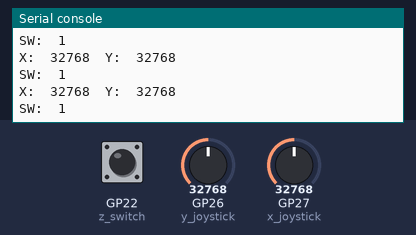
Bench run of a program on a simulated Raspberry Pi Pico running MicroPython. On the bench: the last lines printed to the serial console. The test bench sets the inputs (shaded band); at power-on: GP26 (y_joystick) = 32768, GP27 (x_joystick) = 32768, GP22 (z_switch) HIGH (analog values on the 0–65535 scale).

Above: at 1.2 s.
1.3 s: GP26 (y_joystick) set to 45874
At 1.56 s:
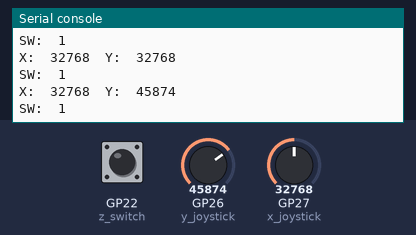
2.8 s: GP27 (x_joystick) set to 45874
At 2.96 s:
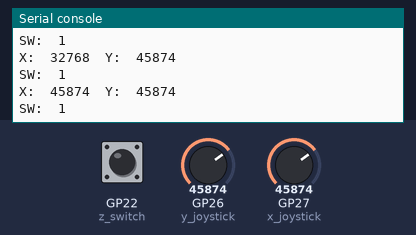
4.3 s: GP22 (z_switch) pulled LOW for 0.25 s
At 4.57 s:
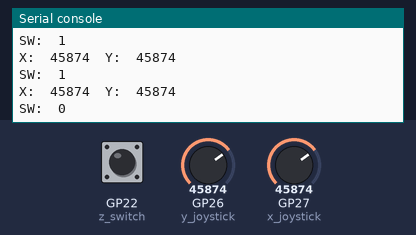
6.0 s: GP26 (y_joystick) set to 57670
At 6.17 s:
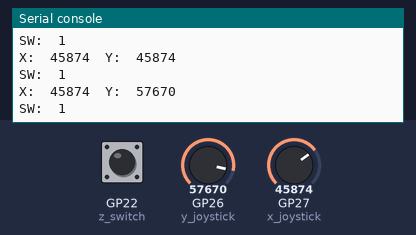
7.5 s: GP27 (x_joystick) set to 57670
At 7.77 s:
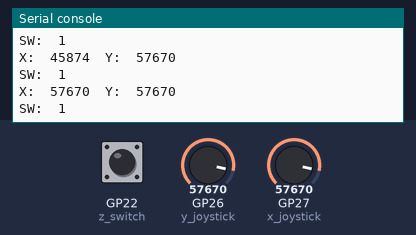
Timing chart, 0 to 10.0 s (numbered marks = the images above; inputs shaded):
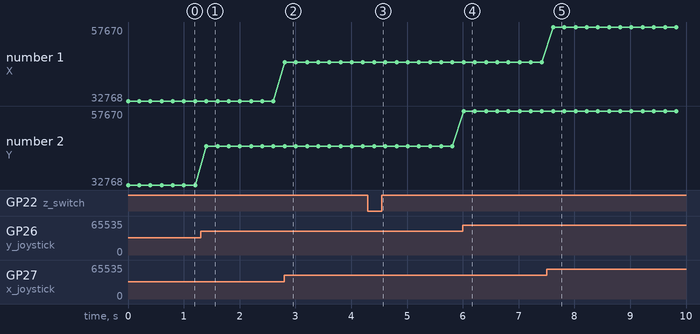

The program:

joystick.py
```python
import machine  # Import hardware control module
import time  # Import time module

# Initialize X and Y axes of the joystick
x_joystick = machine.ADC(27)
y_joystick = machine.ADC(26)

# Initialize joystick switch with pull-up resistor
z_switch = machine.Pin(22, machine.Pin.IN, machine.Pin.PULL_UP)

while True:  # Continuous reading loop
    x_value = x_joystick.read_u16()  # Read X-axis value
    y_value = y_joystick.read_u16()  # Read Y-axis value
    z_value = z_switch.value()  # Read switch state

    # Print joystick values and switch state
    print("X: ", x_value, " Y: ", y_value)
    print("SW: ", z_value)

    time.sleep_ms(200)  # Loop every 200 milliseconds
```

Measured:
- after the input at 1.3 s, the serial console: prints a new line after 0.10 s (image 1)
- after the input at 2.8 s, the serial console: prints a new line at once (image 2)
- after the input at 4.3 s, the serial console: prints a new line after 0.11 s (image 3)
- after the input at 6.0 s, the serial console: prints a new line at once (image 4)
- after the input at 7.5 s, the serial console: prints a new line after 0.12 s (image 5)
- plotted number 2: 32768 → 45874 after the input at 1.3 s, 45874 → 57670 after the input at 6.0 s
